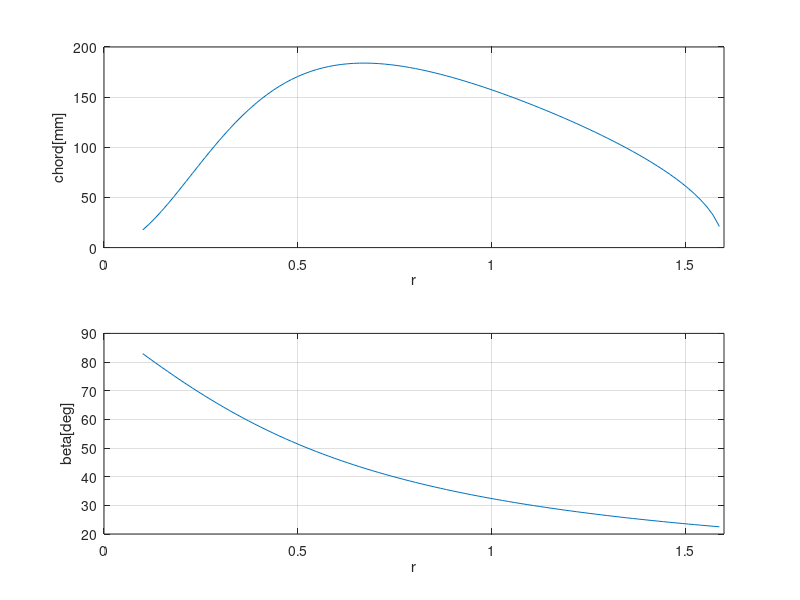
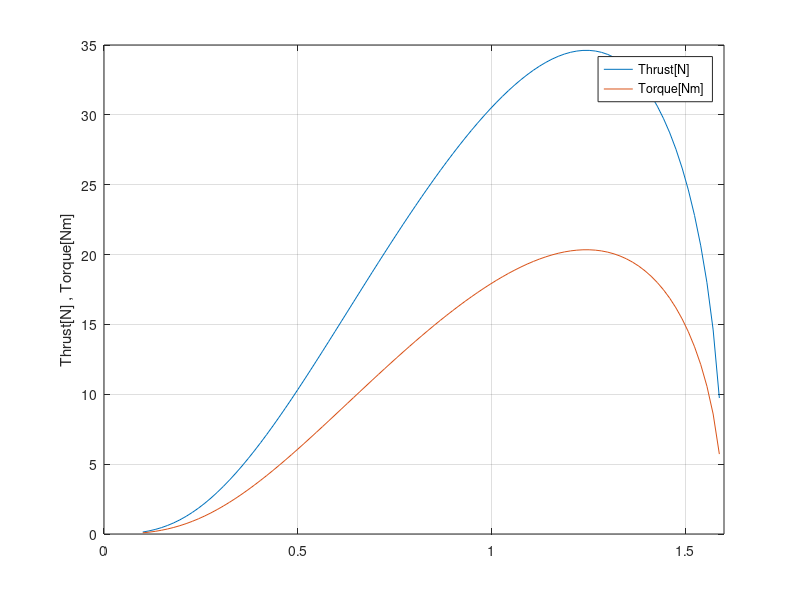
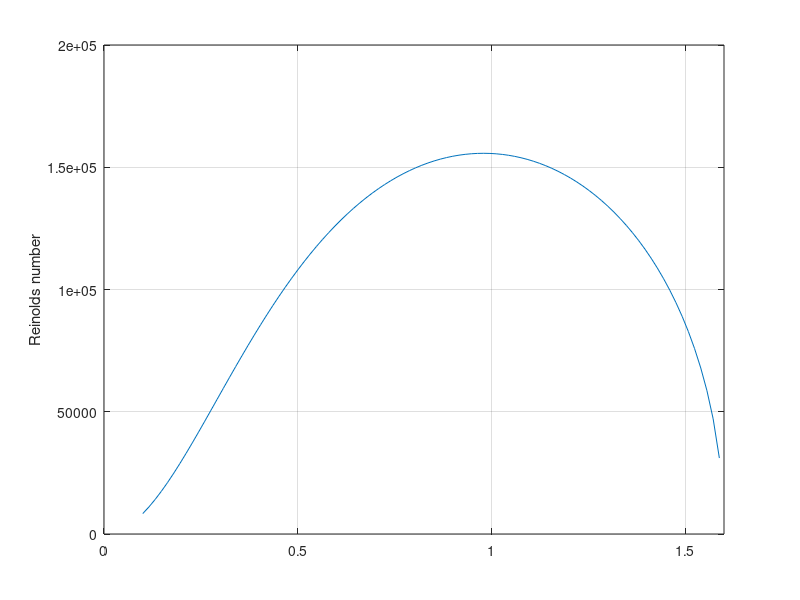

The MATLAB script that drew these images, in order:
clear all
%--------------------------------
%	ペラ設定値
%--------------------------------
B = 2;							%ブレード数B
n = 100;						%分割数n
D = 3.2;						%ペラ直径D[m]
R = D / 2.0;					%ペラ半径R（Dから求まる）
dr = D / 2.0 / n;				%ペラ分割幅Δr（Dとnから求まる）
r = 0.1:dr:R;					%ペラ位置r（ベクトル）
rpm = 130;						%回転数[rpm]
Omega = rpm / 60 * 2 * pi;		%回転数Ω[rad/s]（rpmから求まる）
V = 7.2;						%機速[m/s]
rho = 1.184;					%空気密度ρ[kg/m^3]
nu = 1.540 * 10^(-5);			%動粘性係数ν[m^2/s]
T = 30;							%必要推力T[N]

%翼型のデータ。Clを決めて、それに対応するCdとalphaを入力
Cl = 0.8;							%（局所）揚力係数
Cd = 0.014;						%（局所）抗力係数
alpha_deg = 3;					%迎え角α[degree]

%-------------------------------
alpha = alpha_deg .* pi/180;		%迎え角α[rad]
DL = Cd ./ Cl;						%D/L：揚抗比の逆数
Tc = 2*T / (rho*V^2*pi*R^2);		%推力係数Tc

%================================
%	Betz & Prandtlの式
%================================
%--------------------------------
%	x		:局所進行率の逆数x(ベクトル）
%	sinphi	:sin(phi)（ベクトル）
%	cosphi	:cos8phi)（ベクトル）
%	lambda	:進行率λ（スカラー）
%	f		:渦面間隔パラメータf(vortex sheet spacing parameter)（ベクトル）
%	F		:Plandtlの渦間隔パラメータF（ベクトル）
%	G		:Betz & Prandtlの最小誘導損失のプロペラの循環関数G（ベクトル）
%
%	xi		:無次元ペラ位置ξ（ベクトル）
%	dxi		:Δξ（スカラー）
%--------------------------------
%----論文(3)to(5)
x = Omega .*r / V;
sinphi = sqrt(1+x.^2).^(-1);
cosphi = x .* sqrt(1+x.^2).^(-1);

%----論文(6)to(9)
lambda = V / Omega / R;
f = B/2 * sqrt(lambda^2 +1)/lambda *(1-r/R);
F = 2/pi * acos(e.^(-f));
G = F.*x.^2 ./ (1+x.^2);

%----論文(17)
xi = r/R;
dxi = 1/n;

%================================
%	Larrabeeの設計法(論文の式順序に従う)
%================================
%--------------------------------
%	I1,I2	:ζを出すための積分式
%	dI1dxi	:dI1/dξ
%	dI2dxi	:dI2/dξ
%	zeta	:渦面移動速度比ζ（スカラー）
%	vd		:渦面移動速度v'（スカラー）
%
%	Gamma	:循環分布Γ（論文(6)式から）
%	ad		:a'
%	planform:平面図関数（=(c/R)*Cl/zeta）planform function
%	chord	:コード長c
%	phi		:らせん角度Φ
%	beta	:ピッチ角β[rad]
%	beta_deg:ピッチ角β[deg]
%
%	dTdrL	:流入速度による局所推力(dT/dr)_L
%	dTdr	:誘導速度考慮した局所推力（誘導速度成分によって局所推力が減少）dT/dr
%	dT		:ΔT（使わない)
%	T		:推力T
%
%	epsilon	:揚力vs抗力の角度ε[rad]
%	etae	:ブレード要素での効率ηe
%	dTcdxi	:dTc/dξ（論文(16)式）
%	eta		:効率η(<1)
%	dQdr	:局所トルクdQ/dr[Nm]
%	Q		:トルクQ[Nm]
%	W		:必要パワーW[W]
%	Re		:レイノルズ数Re
%--------------------------------
%----論文(18)to(21)
% dI1 = G .* (1 - DL./x) .* xi * dxi;	
% dI2 = G .* (1 - DL./x) .*xi ./ (x.^2+1) * dxi;
% I1 = 4 * sum(dI1);
% I2 = 2 * sum(dI2);
dI1dxi = G .* (1 - DL./x) .* xi;
dI2dxi = G .* (1 - DL./x) .*xi ./ (x.^2+1);
I1 = 4 * trapz(xi,dI1dxi);
I2 = 2 * trapz(xi,dI2dxi);
zeta = I1 / (2*I2) * (1 - sqrt(1 - (4*I2*Tc / I1^2)));	
vd = zeta * V;

%----論文(6),(11)
Gamma = 2 * pi .*r * vd .* sinphi .* cosphi .* F / B;
ad = 0.5 * vd / V ./ (x.^2+1);

%----論文(24)to(26)
planform = 4*pi / B * lambda .*G ./ sqrt(1+x.^2);
chord = planform * zeta ./ Cl * R;
phi = atan(lambda ./xi * (1 + zeta/2));
beta = phi + alpha;
beta_deg = beta *180/pi;

%----論文(12)to(14)
dTdrL = rho * Omega .*r .* (1 - ad) * B .* Gamma;
dTdr = dTdrL .* (1- DL./x);
% dT = dTdr .*dr;
% T = sum(dT) * B
T = trapz(r,dTdr)

%----論文(28),(29),(16)
epsilon = atan(DL);
etae = tan(phi) ./ tan(phi+epsilon) .* (1/(1+0.5*zeta));
dTcdxi = 2 .* zeta * G .*(1-DL./x).*xi.*(2-zeta./(x.^2+1));
% eta = sum(etae .* dTcdxi .*dxi / Tc);	%効率η
eta = trapz(xi,etae .* dTcdxi) /Tc;
dQdr = dTdr * V ./ (eta * Omega);
Q = T * V / (eta * Omega);
W = Q * Omega

Re = sqrt(V^2 + (Omega .*r .* (1-ad)).^2) .* chord /nu;


%--------------------------------
% 	グラフ描写と画像書き出し
%--------------------------------

%コード長とピッチ角のグラフ
figure(1);
	subplot(2,1,1);
		plot(r,chord*1000);
		xlabel('r');
		ylabel('chord[mm]');
		xlim([0 R]);
		grid on;

	subplot(2,1,2);
		plot(r,beta_deg);
		xlabel('r');
		ylabel('beta[deg]');
		xlim([0 R]);
		grid on;
	%-r100は解像度を100dpiにする。文字を大きくするために100dpi
	print -dpng -r100 chord_pitch.png;
	
%推力とトルクのグラフ
figure(2)
	plot(r,dTdr,r,dQdr);
	ylabel('Thrust[N] , Torque[Nm]');
	xlim([0 R]);
	legend('Thrust[N]','Torque[Nm]');
	grid on;
	print -dpng -r100 thrust.png

%レイノルズ数のグラフ
figure(3)
	plot(r,Re);
	ylabel('Reinolds number');
	xlim([0 R]);
	grid on;
	print -dpng -r100 Re.png
